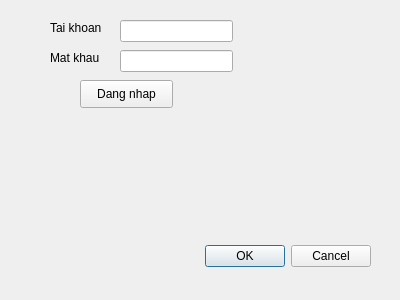
<?xml version="1.0" encoding="UTF-8"?>
<ui version="4.0">
 <class>Dialog</class>
 <widget class="QDialog" name="Dialog">
  <property name="geometry">
   <rect>
    <x>0</x>
    <y>0</y>
    <width>400</width>
    <height>300</height>
   </rect>
  </property>
  <property name="windowTitle">
   <string>Dialog</string>
  </property>
  <widget class="QDialogButtonBox" name="buttonBox">
   <property name="geometry">
    <rect>
     <x>30</x>
     <y>240</y>
     <width>341</width>
     <height>32</height>
    </rect>
   </property>
   <property name="orientation">
    <enum>Qt::Horizontal</enum>
   </property>
   <property name="standardButtons">
    <set>QDialogButtonBox::Cancel|QDialogButtonBox::Ok</set>
   </property>
  </widget>
  <widget class="QLabel" name="label">
   <property name="geometry">
    <rect>
     <x>50</x>
     <y>20</y>
     <width>55</width>
     <height>16</height>
    </rect>
   </property>
   <property name="text">
    <string>Tai khoan</string>
   </property>
  </widget>
  <widget class="QLabel" name="label_2">
   <property name="geometry">
    <rect>
     <x>50</x>
     <y>50</y>
     <width>55</width>
     <height>16</height>
    </rect>
   </property>
   <property name="text">
    <string>Mat khau</string>
   </property>
  </widget>
  <widget class="QLineEdit" name="o_nhap_tai_khoan">
   <property name="geometry">
    <rect>
     <x>120</x>
     <y>20</y>
     <width>113</width>
     <height>22</height>
    </rect>
   </property>
  </widget>
  <widget class="QLineEdit" name="o_nhap_mat_khau">
   <property name="geometry">
    <rect>
     <x>120</x>
     <y>50</y>
     <width>113</width>
     <height>22</height>
    </rect>
   </property>
   <property name="echoMode">
    <enum>QLineEdit::Password</enum>
   </property>
  </widget>
  <widget class="QPushButton" name="nut_dang_nhap">
   <property name="geometry">
    <rect>
     <x>80</x>
     <y>80</y>
     <width>93</width>
     <height>28</height>
    </rect>
   </property>
   <property name="text">
    <string>Dang nhap</string>
   </property>
  </widget>
 </widget>
 <resources/>
 <connections>
  <connection>
   <sender>buttonBox</sender>
   <signal>accepted()</signal>
   <receiver>Dialog</receiver>
   <slot>accept()</slot>
   <hints>
    <hint type="sourcelabel">
     <x>248</x>
     <y>254</y>
    </hint>
    <hint type="destinationlabel">
     <x>157</x>
     <y>274</y>
    </hint>
   </hints>
  </connection>
  <connection>
   <sender>buttonBox</sender>
   <signal>rejected()</signal>
   <receiver>Dialog</receiver>
   <slot>reject()</slot>
   <hints>
    <hint type="sourcelabel">
     <x>316</x>
     <y>260</y>
    </hint>
    <hint type="destinationlabel">
     <x>286</x>
     <y>274</y>
    </hint>
   </hints>
  </connection>
 </connections>
</ui>
